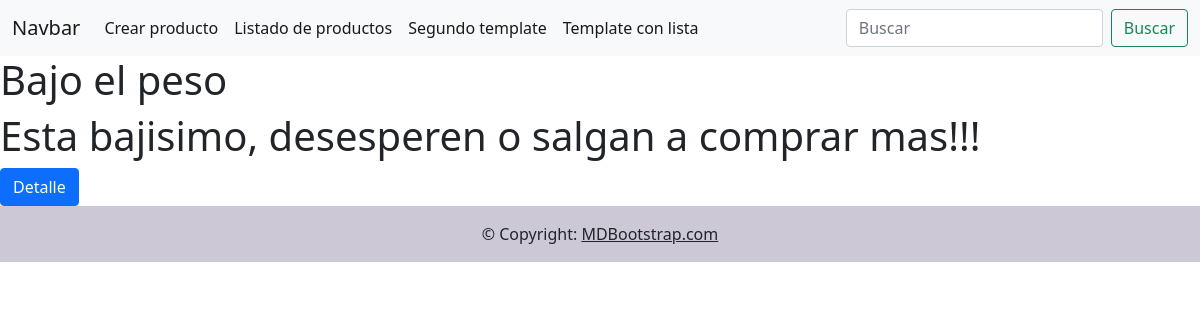
/articles/list-articles/, run on an earlier commit of the app's database.
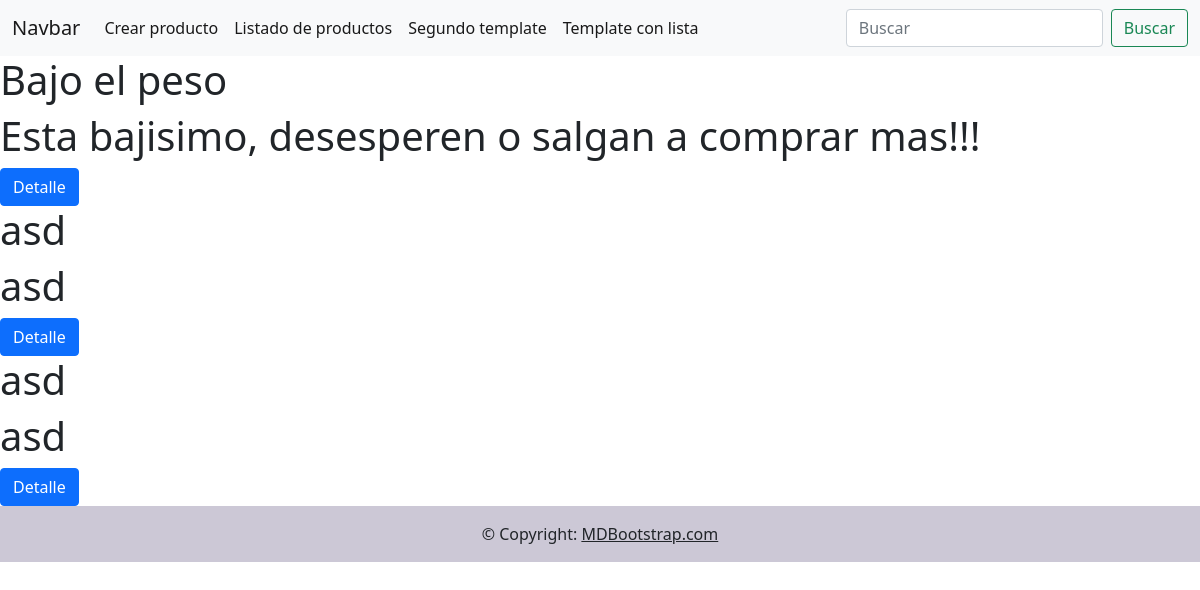
And on a later commit of the database.
### blog/models.py (models this page shows, shortened)
class Articles(models.Model):
    title = models.CharField(max_length=40)
    description = models.CharField(max_length=300)
    creation_date = models.DateField(auto_now_add=True)
    author = models.CharField(max_length=30)
    class Meta:
        verbose_name="Article"
        verbose_name_plural="Articles"

### blog/views.py (the view)
# urls.py: path("list-articles/",List_articles.as_view(),name="List_articles"),
class List_articles(ListView):
    model = Articles
    template_name = "articles/list_articles.html"

### templates/articles/list_articles.html (shortened to what this page needs)
{% extends "base.html" %}
{% block contenido_que_cambia %}
{% for article in object_list %}
    <h1>{{article.title}}</h1>
    <h1>{{article.description}}</h1>
    <a href="/articles/detail-article/{{article.id}}/" class="btn btn-primary">Detalle</a>
{% endfor %}
{% endblock %}

### templates/base.html (shortened to what this page needs)
<!DOCTYPE html>
<html lang="en">
<head>
    <link href="https://cdn.jsdelivr.net/npm/bootstrap@5.1.3/dist/css/bootstrap.min.css" rel="stylesheet">
</head>
<body>
    <nav class="navbar navbar-expand-lg navbar-light bg-light">
        <div class="container-fluid">
          <a class="navbar-brand" href="#">Navbar</a>
          <div class="collapse navbar-collapse" id="navbarSupportedContent">
            <ul class="navbar-nav me-auto mb-2 mb-lg-0">
              <li class="nav-item">
                <a class="nav-link active" aria-current="page" href="/products/create-product/">Crear producto</a>
              </li>
              <li class="nav-item">
                <a class="nav-link active" aria-current="page" href="/products/list-product/">Listado de productos</a>
              </li>
              <li class="nav-item">
                <a class="nav-link active" aria-current="page" href="/segundo-template/">Segundo template</a>
              </li>
              <li class="nav-item">
                <a class="nav-link active" aria-current="page" href="/template-con-lista/">Template con lista</a>
              </li>
            </ul>
            <form class="d-flex" role="search" action="/products/search-products/" mathod="GET">
              <input class="form-control me-2" type="search" placeholder="Buscar" aria-label="Buscar" name="search">
              <button class="btn btn-outline-success" type="submit">Buscar</button>
            </form>
          </div>
        </div>
      </nav>
      {% block contenido_que_cambia %}{% endblock %}
      <footer class="bg-light text-center text-lg-start">
        <div class="text-center p-3" style="background-color: rgba(27, 8, 69, 0.2);">
          © Copyright:
        <a class="text-dark" href="https://mdbootstrap.com/">MDBootstrap.com</a>
      </div>
      </footer>
</body>
</html>

What changed in the data, as far as the page shows it:
added Articles: title "asd", description "asd"
added Articles: title "asd", description "asd"
